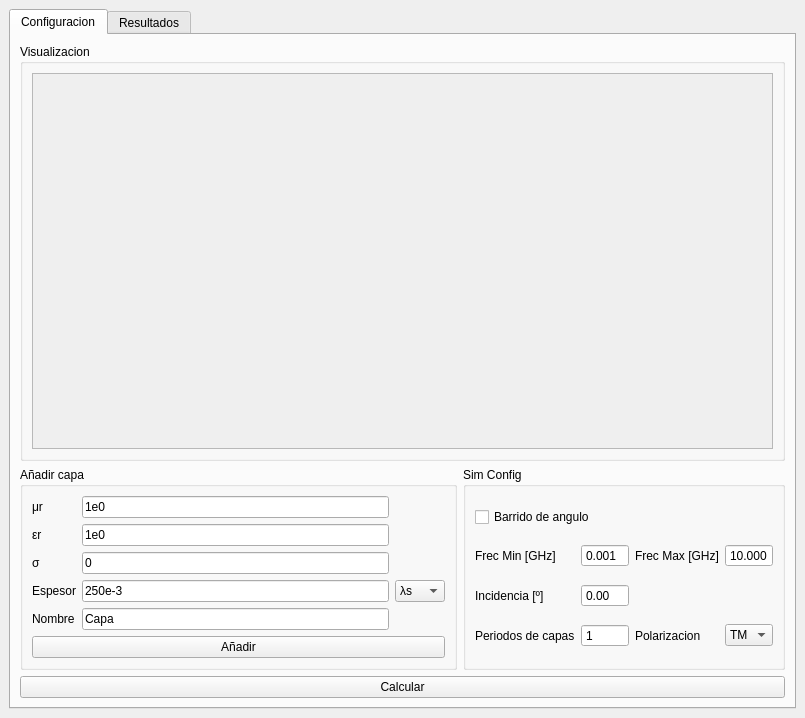
<?xml version="1.0" encoding="UTF-8"?>
<ui version="4.0">
 <class>MainWindow</class>
 <widget class="QMainWindow" name="MainWindow">
  <property name="geometry">
   <rect>
    <x>0</x>
    <y>0</y>
    <width>805</width>
    <height>718</height>
   </rect>
  </property>
  <property name="windowTitle">
   <string>MainWindow</string>
  </property>
  <widget class="QWidget" name="centralwidget">
   <layout class="QGridLayout" name="gridLayout_2">
    <item row="0" column="0">
     <widget class="QTabWidget" name="tabWidget">
      <property name="currentIndex">
       <number>0</number>
      </property>
      <widget class="QWidget" name="config_tab">
       <attribute name="title">
        <string>Configuracion</string>
       </attribute>
       <layout class="QGridLayout" name="gridLayout">
        <item row="2" column="1">
         <widget class="QGroupBox" name="sim_conf_box">
          <property name="title">
           <string>Sim Config</string>
          </property>
          <layout class="QGridLayout" name="gridLayout_3">
           <item row="2" column="2">
            <widget class="QDoubleSpinBox" name="incidence_input">
             <property name="font">
              <font>
               <kerning>true</kerning>
              </font>
             </property>
             <property name="frame">
              <bool>true</bool>
             </property>
             <property name="buttonSymbols">
              <enum>QAbstractSpinBox::NoButtons</enum>
             </property>
             <property name="maximum">
              <double>90.000000000000000</double>
             </property>
            </widget>
           </item>
           <item row="1" column="4">
            <widget class="QDoubleSpinBox" name="max_freq_input">
             <property name="buttonSymbols">
              <enum>QAbstractSpinBox::NoButtons</enum>
             </property>
             <property name="decimals">
              <number>3</number>
             </property>
             <property name="minimum">
              <double>0.100000000000000</double>
             </property>
             <property name="maximum">
              <double>10.000000000000000</double>
             </property>
             <property name="singleStep">
              <double>0.500000000000000</double>
             </property>
             <property name="value">
              <double>10.000000000000000</double>
             </property>
            </widget>
           </item>
           <item row="2" column="1">
            <widget class="QLabel" name="incidence_label">
             <property name="text">
              <string>Incidencia [º]</string>
             </property>
            </widget>
           </item>
           <item row="1" column="1">
            <widget class="QLabel" name="min_freq_label">
             <property name="text">
              <string>Frec Min [GHz]</string>
             </property>
            </widget>
           </item>
           <item row="1" column="2">
            <widget class="QDoubleSpinBox" name="min_freq_input">
             <property name="buttonSymbols">
              <enum>QAbstractSpinBox::NoButtons</enum>
             </property>
             <property name="correctionMode">
              <enum>QAbstractSpinBox::CorrectToPreviousValue</enum>
             </property>
             <property name="decimals">
              <number>3</number>
             </property>
             <property name="minimum">
              <double>0.001000000000000</double>
             </property>
             <property name="maximum">
              <double>10.000000000000000</double>
             </property>
             <property name="singleStep">
              <double>0.050000000000000</double>
             </property>
            </widget>
           </item>
           <item row="1" column="3">
            <widget class="QLabel" name="max_freq_label">
             <property name="text">
              <string>Frec Max [GHz]</string>
             </property>
            </widget>
           </item>
           <item row="3" column="1">
            <widget class="QLabel" name="period_label">
             <property name="text">
              <string>Periodos de capas</string>
             </property>
            </widget>
           </item>
           <item row="3" column="2">
            <widget class="QSpinBox" name="period_input">
             <property name="buttonSymbols">
              <enum>QAbstractSpinBox::NoButtons</enum>
             </property>
             <property name="minimum">
              <number>1</number>
             </property>
            </widget>
           </item>
           <item row="3" column="4">
            <widget class="QComboBox" name="polarization_CB">
             <item>
              <property name="text">
               <string>TM</string>
              </property>
             </item>
             <item>
              <property name="text">
               <string>TE</string>
              </property>
             </item>
            </widget>
           </item>
           <item row="3" column="3">
            <widget class="QLabel" name="polarization_label">
             <property name="text">
              <string>Polarizacion</string>
             </property>
            </widget>
           </item>
           <item row="0" column="1" colspan="2">
            <widget class="QCheckBox" name="freq_sweep_check">
             <property name="enabled">
              <bool>true</bool>
             </property>
             <property name="text">
              <string>Barrido de angulo</string>
             </property>
             <property name="checked">
              <bool>false</bool>
             </property>
             <property name="tristate">
              <bool>false</bool>
             </property>
            </widget>
           </item>
          </layout>
         </widget>
        </item>
        <item row="2" column="0">
         <widget class="QGroupBox" name="layer_box">
          <property name="maximumSize">
           <size>
            <width>16777215</width>
            <height>250</height>
           </size>
          </property>
          <property name="title">
           <string>Añadir capa</string>
          </property>
          <layout class="QGridLayout" name="gridLayout_4">
           <item row="0" column="1">
            <widget class="QLineEdit" name="mu_input">
             <property name="text">
              <string>1e0</string>
             </property>
            </widget>
           </item>
           <item row="5" column="0" colspan="3">
            <widget class="QPushButton" name="add_layer_button">
             <property name="text">
              <string>Añadir</string>
             </property>
            </widget>
           </item>
           <item row="2" column="0">
            <widget class="QLabel" name="sigma_label">
             <property name="maximumSize">
              <size>
               <width>16777215</width>
               <height>30</height>
              </size>
             </property>
             <property name="text">
              <string>σ</string>
             </property>
            </widget>
           </item>
           <item row="0" column="0">
            <widget class="QLabel" name="mu_label">
             <property name="text">
              <string>μr</string>
             </property>
            </widget>
           </item>
           <item row="3" column="0">
            <widget class="QLabel" name="width_label">
             <property name="text">
              <string>Espesor</string>
             </property>
            </widget>
           </item>
           <item row="1" column="0">
            <widget class="QLabel" name="epsilon_label">
             <property name="text">
              <string>εr</string>
             </property>
            </widget>
           </item>
           <item row="3" column="1">
            <widget class="QLineEdit" name="width_input">
             <property name="text">
              <string>250e-3</string>
             </property>
            </widget>
           </item>
           <item row="3" column="2">
            <widget class="QComboBox" name="width_unit_CB">
             <item>
              <property name="text">
               <string>λs</string>
              </property>
             </item>
             <item>
              <property name="text">
               <string>mm</string>
              </property>
             </item>
            </widget>
           </item>
           <item row="2" column="1">
            <widget class="QLineEdit" name="sigma_input">
             <property name="text">
              <string>0</string>
             </property>
             <property name="maxLength">
              <number>100</number>
             </property>
            </widget>
           </item>
           <item row="1" column="1">
            <widget class="QLineEdit" name="epsilon_input">
             <property name="text">
              <string>1e0</string>
             </property>
            </widget>
           </item>
           <item row="4" column="1">
            <widget class="QLineEdit" name="layer_name_input">
             <property name="text">
              <string>Capa</string>
             </property>
            </widget>
           </item>
           <item row="4" column="0">
            <widget class="QLabel" name="layer_name_label">
             <property name="text">
              <string>Nombre</string>
             </property>
            </widget>
           </item>
          </layout>
         </widget>
        </item>
        <item row="0" column="0" colspan="2">
         <widget class="QGroupBox" name="layer_view_box">
          <property name="title">
           <string>Visualizacion</string>
          </property>
          <layout class="QHBoxLayout" name="horizontalLayout">
           <item>
            <widget class="QScrollArea" name="scrollArea">
             <property name="widgetResizable">
              <bool>true</bool>
             </property>
             <widget class="QWidget" name="layer_view_content">
              <property name="geometry">
               <rect>
                <x>0</x>
                <y>0</y>
                <width>759</width>
                <height>321</height>
               </rect>
              </property>
              <layout class="QHBoxLayout" name="horizontalLayout_2"/>
             </widget>
            </widget>
           </item>
          </layout>
         </widget>
        </item>
        <item row="3" column="0" colspan="2">
         <widget class="QPushButton" name="pushButton">
          <property name="text">
           <string>Calcular</string>
          </property>
         </widget>
        </item>
       </layout>
      </widget>
      <widget class="QWidget" name="result_tab">
       <attribute name="title">
        <string>Resultados</string>
       </attribute>
       <layout class="QVBoxLayout" name="result_layout">
        <item>
         <widget class="QGroupBox" name="results_box">
          <property name="maximumSize">
           <size>
            <width>16777215</width>
            <height>100</height>
           </size>
          </property>
          <property name="title">
           <string>Resultados</string>
          </property>
          <layout class="QGridLayout" name="gridLayout_5">
           <item row="2" column="1">
            <widget class="QLineEdit" name="reflex_coef_output">
             <property name="readOnly">
              <bool>true</bool>
             </property>
            </widget>
           </item>
           <item row="2" column="0">
            <widget class="QLabel" name="reflex_coef_label">
             <property name="text">
              <string>Coeficiente de reflexion</string>
             </property>
            </widget>
           </item>
           <item row="2" column="3">
            <widget class="QLineEdit" name="trans_coef_output">
             <property name="readOnly">
              <bool>true</bool>
             </property>
            </widget>
           </item>
           <item row="2" column="2">
            <widget class="QLabel" name="trans_coef_label">
             <property name="text">
              <string>Coeficiente de transmision</string>
             </property>
            </widget>
           </item>
           <item row="0" column="1">
            <widget class="QLabel" name="eval_freq_label">
             <property name="text">
              <string>Frecuencia de evaluacion [GHz]</string>
             </property>
            </widget>
           </item>
           <item row="0" column="2">
            <widget class="QLineEdit" name="eval_freq_output">
             <property name="maximumSize">
              <size>
               <width>16777215</width>
               <height>16777215</height>
              </size>
             </property>
             <property name="readOnly">
              <bool>true</bool>
             </property>
            </widget>
           </item>
          </layout>
         </widget>
        </item>
       </layout>
      </widget>
     </widget>
    </item>
   </layout>
  </widget>
 </widget>
 <resources/>
 <connections>
  <connection>
   <sender>freq_sweep_check</sender>
   <signal>clicked(bool)</signal>
   <receiver>MainWindow</receiver>
   <slot>freq_sweep_clicked(bool)</slot>
   <hints>
    <hint type="sourcelabel">
     <x>469</x>
     <y>363</y>
    </hint>
    <hint type="destinationlabel">
     <x>807</x>
     <y>312</y>
    </hint>
   </hints>
  </connection>
  <connection>
   <sender>pushButton</sender>
   <signal>clicked()</signal>
   <receiver>MainWindow</receiver>
   <slot>calculate()</slot>
   <hints>
    <hint type="sourcelabel">
     <x>442</x>
     <y>559</y>
    </hint>
    <hint type="destinationlabel">
     <x>802</x>
     <y>481</y>
    </hint>
   </hints>
  </connection>
  <connection>
   <sender>add_layer_button</sender>
   <signal>clicked()</signal>
   <receiver>MainWindow</receiver>
   <slot>add_layer()</slot>
   <hints>
    <hint type="sourcelabel">
     <x>193</x>
     <y>514</y>
    </hint>
    <hint type="destinationlabel">
     <x>1</x>
     <y>526</y>
    </hint>
   </hints>
  </connection>
 </connections>
 <slots>
  <slot>freq_sweep_clicked(bool)</slot>
  <slot>calculate()</slot>
  <slot>add_layer()</slot>
 </slots>
</ui>
